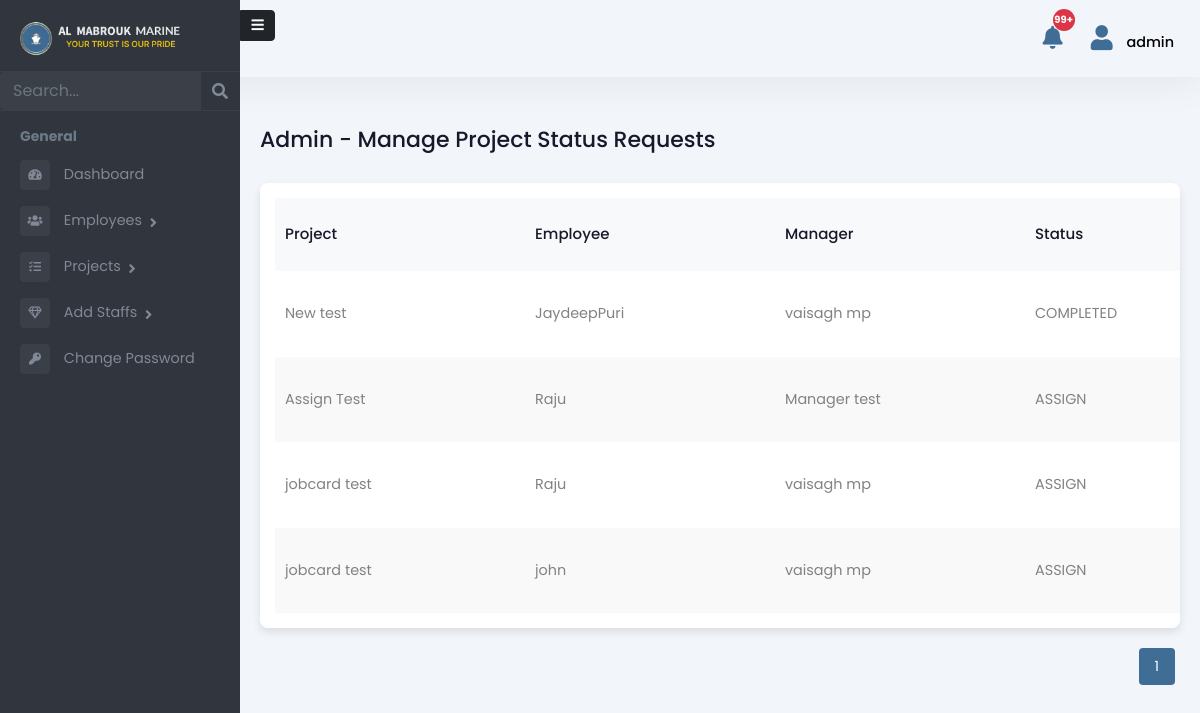
The page /admin-panel/manage-project-status/ (signed in) on the database as committed earlier.
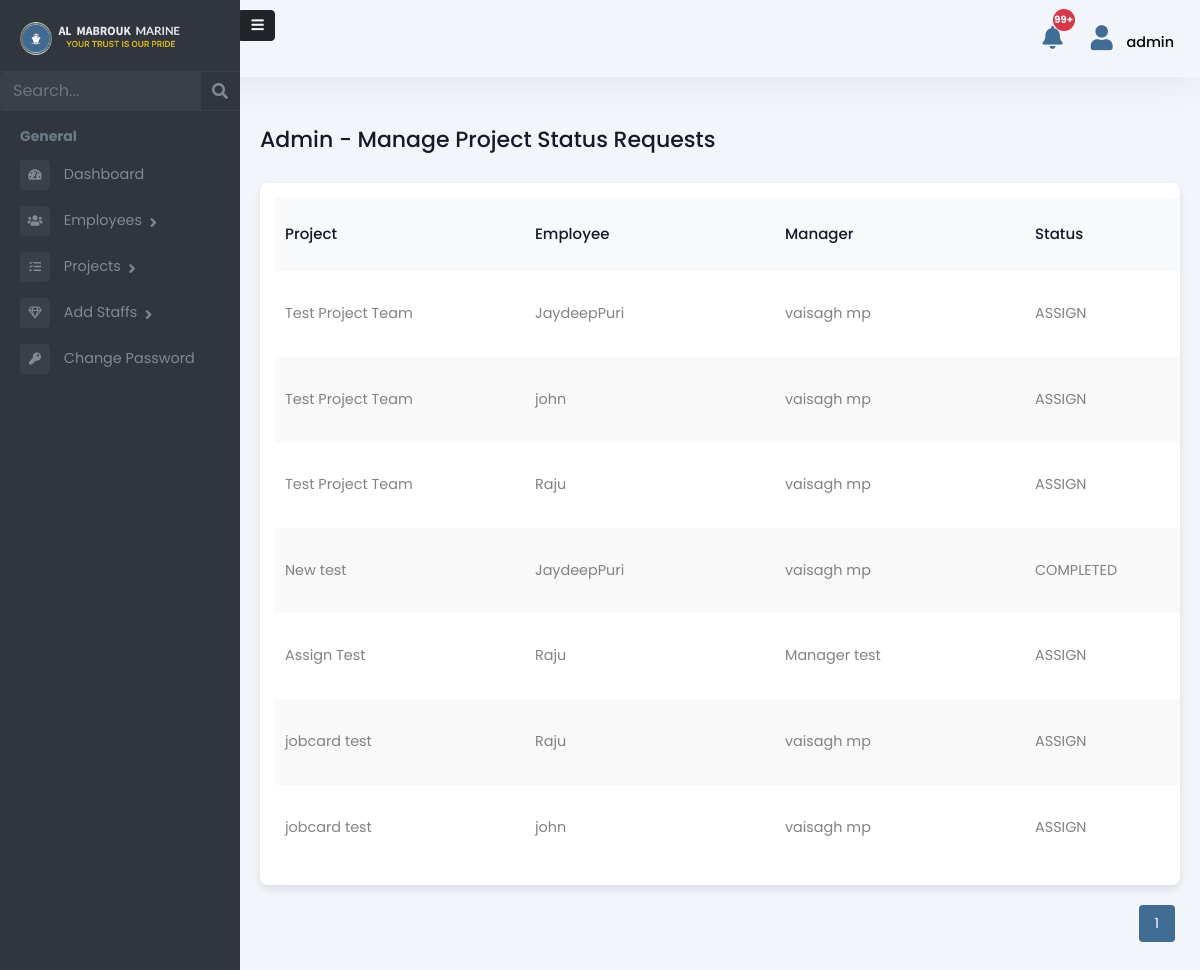
The same page on the database as committed later.
### Admin/models.py (models this page shows, shortened)
class TeamMemberStatus(models.Model):
    STATUS_CHOICES = [
        ('ASSIGN', 'Assign'),
        ('ONGOING', 'Ongoing'),
        ('HOLD', 'Hold'),
        ('CANCELLED', 'Cancelled'),
        ('COMPLETED', 'Completed'),
    ]
    APPROVAL_CHOICES = [
        ('PENDING', 'Pending'),
        ('APPROVED', 'Approved'),
        ('REJECTED', 'Rejected'),
    ]
    team = models.ForeignKey('Team', on_delete=models.CASCADE, related_name='team_members_status')
    employee = models.ForeignKey('Employee', on_delete=models.CASCADE, related_name='project_statuses')
    status = models.CharField(max_length=100, choices=STATUS_CHOICES, default='ASSIGN')
    notes = models.TextField(max_length=2000, null=True, blank=True)
    last_updated = models.DateTimeField(auto_now=True)
    manager_approval_status = models.CharField(max_length=10, choices=APPROVAL_CHOICES, default='PENDING')
    rejection_reason = models.TextField(null=True, blank=True)
    class Meta:
        unique_together = ('team', 'employee')

class Team(models.Model):
    name = models.CharField(max_length=255)
    manager = models.ForeignKey(
        'Employee', on_delete=models.CASCADE, related_name='managed_teams',
        limit_choices_to={'is_manager': True}
    )
    employees = models.ManyToManyField(
        'Employee', related_name='teams_assigned',
        limit_choices_to={'is_employee': True}
    )
    project = models.ForeignKey(
        'Project', on_delete=models.CASCADE, related_name='teams'
    )

class Project(models.Model):
    STATUS_CHOICES = [
        ('PENDING', 'Pending'),
        ('ASSIGN', 'Assign'),
        ('ONGOING', 'Ongoing'),
        ('HOLD', 'Hold'),
        ('CANCELLED', 'Cancelled'),
        ('COMPLETED', 'Completed'),
    ]
    CATEGORY_CHOICES = [
        ('OVERSEAS', 'Overseas'),
        ('ANCHORAGE', 'Anchorage'),
        ('HOLIDAY_WORKING', 'Holiday Working'),
        ('AT_BERTH', 'At Berth'),
    ]
    PRIORITY_CHOICES = [
        ('HIGH', 'High'),
        ('MEDIUM', 'Medium'),
        ('LOW', 'Low'),
    ]
    name = models.CharField(max_length=255)
    code = models.CharField(max_length=100, unique=True, blank=True, null=True)
    client_name = models.CharField(max_length=255, default="", blank=True)
    vessel_name = models.CharField(max_length=255, default="", blank=True)
    purchase_and_expenses = models.DecimalField(
        max_digits=12, decimal_places=2, default=0.00)
    invoice_amount = models.DecimalField(
        max_digits=12, decimal_places=2, default=0.00)
    currency_code = models.CharField(max_length=10, default="AED")
    status = models.CharField(
        max_length=100, choices=STATUS_CHOICES, default='PENDING')
    category = models.CharField(
        max_length=50, choices=CATEGORY_CHOICES, default='AT_BERTH')
    priority = models.CharField(max_length=10, choices=PRIORITY_CHOICES, default='MEDIUM')
    job_description = models.TextField(blank=True, null=True)
    manager = models.ForeignKey(
        'Employee', on_delete=models.SET_NULL, null=True, blank=True, related_name='managed_projects',
        limit_choices_to={'is_manager': True}
    )
    created_at = models.DateTimeField(auto_now_add=True)
    deadline_date = models.DateField(null=True, blank=True)
    attachment = models.FileField(upload_to='project_attachments/', blank=True, null=True)
    job_card = models.FileField(upload_to='job_cards/', blank=True, null=True)

class Employee(models.Model):
    user = models.OneToOneField(User, on_delete=models.CASCADE, related_name='employee_profile')
    is_employee = models.BooleanField(default=False)
    is_manager = models.BooleanField(default=False)
    is_administration = models.BooleanField(default=False)
    is_hr = models.BooleanField(default=False)
    rank = models.CharField(max_length=255, blank=True, null=True)
    salary = models.DecimalField(max_digits=10, decimal_places=2, blank=True, null=True)
    work_days = models.DecimalField(max_digits=10, decimal_places=2, default=0, blank=True)
    holidays = models.IntegerField(null=True, blank=True)
    overseas_days = models.IntegerField(default=0)
    date_of_birth = models.DateField(null=True, blank=True)
    phone_number = models.CharField(max_length=15, blank=True, null=True)
    date_of_join = models.DateField(null=True, blank=True)
    address = models.TextField(blank=True, null=True)
    profile_picture = models.ImageField(upload_to="profile_pictures/", null=True, blank=True)

### Admin/views.py (the view, shortened to what this page needs)
# urls.py: path('manage-project-status/', admin_manage_project_status, name='admin_manage_project_status'),
@login_required
@user_passes_test(admin_required)
def admin_manage_project_status(request):
    pending_status_list = TeamMemberStatus.objects.filter(
        manager_approval_status='PENDING'
    ).select_related('employee', 'team', 'team__project').order_by('-last_updated')
    paginator = Paginator(pending_status_list, 10)  # Show 10 per page
    page = request.GET.get('page')
    try:
        pending_statuses = paginator.page(page)
    except PageNotAnInteger:
        pending_statuses = paginator.page(1)
    except EmptyPage:
        pending_statuses = paginator.page(paginator.num_pages)
    return render(request, 'Admin/manage_project_status.html', {
        'pending_statuses': pending_statuses, 'role': 'Admin'
    })

### Admin/views.py (called while the page is built)
def admin_required(user):
    return user.is_authenticated and user.is_superuser

### templates/Admin/manage_project_status.html (shortened to what this page needs)
{% extends 'Admin/adminbase.html' %}
{% load static %}
{% block content %}
<div class="emply-list-wraper">
    <div class="pg-title">
        <h1>Admin - Manage Project Status Requests</h1>
    </div>
    <div class="widget-box table-wdgt">
        {% if pending_statuses %}
        <table id="projectStatusTable">
            <thead>
                <tr>
                    <th>Project</th>
                    <th>Employee</th>
                    <th>Manager</th>
                    <th>Status</th>
                </tr>
            </thead>
            <tbody>
                {% for status in pending_statuses %}
                <tr>
                    <td>{{ status.team.project.name }}</td>
                    <td>{{ status.employee.user.username }}</td>
                    <td>{{ status.team.manager.user.get_full_name }}</td>
                    <td>{{ status.status }}</td>
                </tr>
                {% endfor %}
            </tbody>
        </table>
        {% else %}
        <p class="text-center">No Pending Project Status Requests</p>
        {% endif %}
    </div>
    <div class="pagination" id="pagination">
        {% for num in pending_statuses.paginator.page_range %}
            {% if num >= pending_statuses.number|add:'-1' and num <= pending_statuses.number|add:'1' %}
                <a href="?search={{ search_query }}&page={{ num }}">
                    <button class="{% if num == pending_statuses.number %}active{% endif %}">{{ num }}</button>
                </a>
            {% endif %}
        {% endfor %}
    </div>
</div>
{% endblock %}

### templates/Admin/adminbase.html (shortened to what this page needs)
{% load static %}
<!DOCTYPE html>
<html lang="en">
<head>
    <link rel="stylesheet" href="{% static 'assets/vendor/bootstrap/css/bootstrap.min.css' %}" />
    <link href="https://use.fontawesome.com/releases/v5.0.6/css/all.css" rel="stylesheet" />
    <link rel="stylesheet" href="https://use.fontawesome.com/releases/v5.15.4/css/all.css">
    <link href="https://cdn.jsdelivr.net/npm/bootstrap-icons@1.11.3/font/bootstrap-icons.css" rel="stylesheet">
    <link rel="stylesheet" href="{% static 'assets/css/style.css' %}" />
</head>
<body>
    <header>
      <div class="mb-top-hdr">
         <div class="hdr-notification">
        <a href="{% url 'admin-notifications' %}">
            <button type="button" class="btn btn-primary position-relative">
                <i class="fas fa-bell"></i>
                <span
                    id="admin-notification-count"
                    class="position-absolute top-0 start-100 translate-middle badge rounded-pill bg-danger"
                    data-count="{{ unread_notifications|add:'0' }}">
                </span>
            </button>
        </a>
    </div>
        <div class="hdr-user">
          <div class="dropdown">
            <button class="btndropdown-toggle" type="button" id="dropdownMenuButton1"
                  data-bs-toggle="dropdown" aria-expanded="false">
                  {% if request.user.employee_profile.profile_picture %}
                      <img src="{{ request.user.employee_profile.profile_picture.url }}"
                           alt="Profile Picture"
                           class="rounded-circle"
                           style="width: 30px; height: 30px; object-fit: cover;">
                  {% else %}
                      <i class="fas fa-user"></i>
                  {% endif %}
                  <span>{{ request.user.username }}</span>
              </button>
          </div>
        </div>
      </div>
    </header>
    <div class="page-wrapper chiller-theme toggled"  id="content">
        <nav id="sidebar"  class="sidebar-wrapper sidebar">
            <a id="show-sidebar"   onclick="toggleSidebar()" class="btn btn-sm btn-dark" href="#">
              <i class="fas fa-bars"></i>
            </a>
            <div class="sidebar-content">
              <div class="sidebar-brand">
                <a href="{% url 'admin-dashboard' %}"><img src="{% static 'assets/images/almabrouk-logo.webp' %}"
                    alt="Almabrouk Marine Logo" /></a>
              </div>
              <div class="sidebar-search">
                <form method="get" action="{% url 'search_redirect' %}">
                  <div class="input-group">
                    <input
                      type="text"
                      name="search"
                      class="form-control search-menu"
                      placeholder="Search..."
                      value="{{ search_query }}"
                    />
                    <div class="input-group-append">
                      <button class="input-group-text" type="submit" style="border: none; background: none;">
                    <i class="fa fa-search" aria-hidden="true"></i>
                  </button>
                    </div>
                  </div>
                </form>
              </div>
              <div class="sidebar-menu">
                <ul>
                  <li class="header-menu">
                    <span>General</span>
                  </li>
                  <li>
                    <a href="{% url 'admin-dashboard' %}">
                      <i class="fa fa-tachometer-alt"></i>
                      <span>Dashboard</span>
                    </a>
                  </li>
                  <li class="sidebar-dropdown">
                    <a href="#">
                      <i class="fas fa-users"></i>
                      <span>Employees</span>
                    </a>
                  </li>
                  <li class="sidebar-dropdown">
                    <a href="#">
                      <i class="fas fa-tasks"></i>
                      <span>Projects</span>
                    </a>
                  </li>
                  <li class="sidebar-dropdown">
                    <a href="#">
                      <i class="far fa-gem"></i>
                      <span>Add Staffs</span>
                    </a>
                  </li>
                  <li>
                    <a href="{% url 'change_password' %}">
                      <i class="fa fa-key"></i>
                      <span>Change Password</span>
                    </a>
                  </li>
                </ul>
              </div>
            </div>
          </nav>
        {% block content %}
        {% endblock %}
    </div>
</body>
</html>

Rows that differ between the two databases and show on the page:
added TeamMemberStatus: team.project.name "Test Project Team", employee.user.username "JaydeepPuri", team.manager.user.get_full_name "vaisagh mp", status "ASSIGN"
added TeamMemberStatus: team.project.name "Test Project Team", employee.user.username "john", team.manager.user.get_full_name "vaisagh mp", status "ASSIGN"
added TeamMemberStatus: team.project.name "Test Project Team", employee.user.username "Raju", team.manager.user.get_full_name "vaisagh mp", status "ASSIGN"
